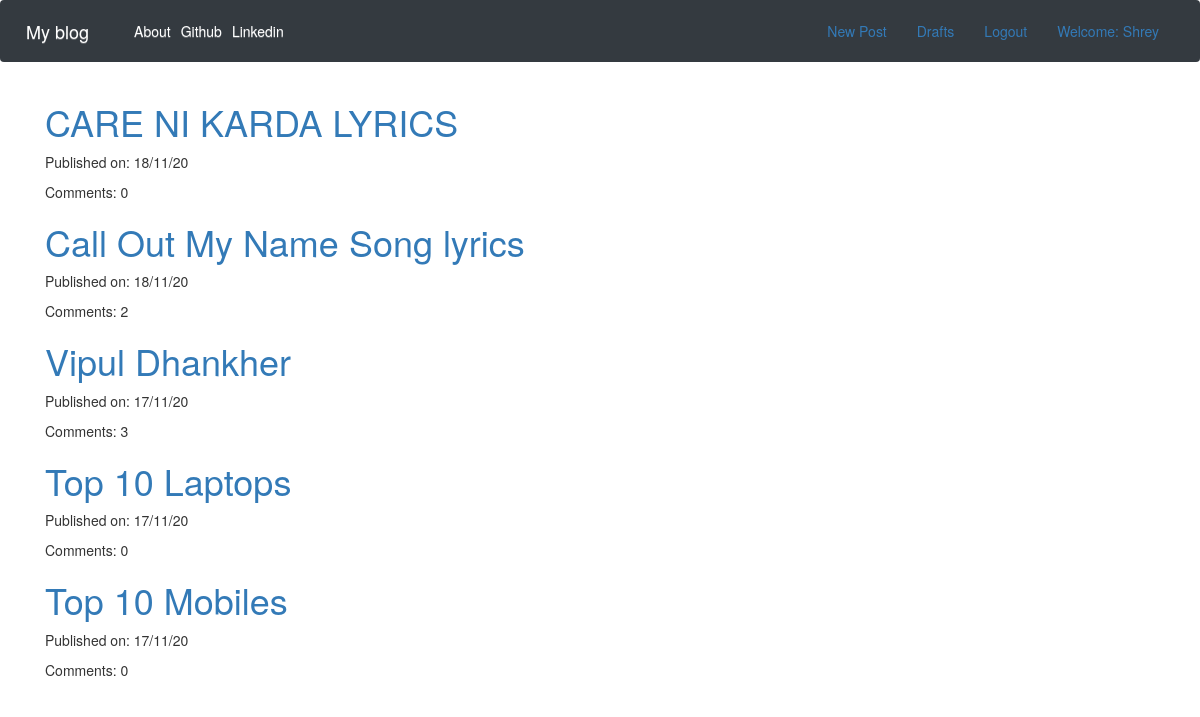
Page /blog/ (signed in) on the committed database.
### blog/models.py (models this page shows, shortened)
class Post(models.Model):
    author = models.ForeignKey('auth.User',on_delete=models.CASCADE)
    title = models.CharField(max_length=200)
    text = models.TextField()
    created_date = models.DateTimeField(default=timezone.now())
    published_date = models.DateTimeField(blank=True,null=True)
    def approve_comments(self):
        return self.comments.filter(approved_comment=True)

### blog/views.py (the view)
# urls.py: path('',views.PostListView.as_view(),name='post_list'),
class PostListView(ListView):
    model = Post
    def get_queryset(self):
        return Post.objects.filter(published_date__lte=timezone.now()).order_by('-published_date')

### blog/templates/blog/post_list.html
{% extends 'blog/base.html' %}
{% block content %}
<div class="centerstage">
  {% for post in post_list %}
  <div class="post">
    <h1><a href="{% url 'blog:post_detail' pk=post.pk %}">{{ post.title }}</a></h1>
    <div class="date">
      <p>Published on: {{post.published_date|date:"d/m/y"}}</p>
    </div>
    <p>Comments: {{ post.approve_comments.count }}</p>
  </div>
  {% endfor %}
</div>
{% endblock %}

### blog/templates/blog/base.html (shortened to what this page needs)
{% load static %}
<!DOCTYPE html>
<html lang="en" dir="ltr">
  <head>
    <link rel="stylesheet" href="https://cdn.jsdelivr.net/npm/bootstrap@4.5.3/dist/css/bootstrap.min.css">
    <link rel="stylesheet" href="https://maxcdn.bootstrapcdn.com/bootstrap/3.3.7/css/bootstrap.min.css">
    <link rel="stylesheet" href="https://maxcdn.bootstrapcdn.com/bootstrap/3.3.7/css/bootstrap-theme.min.css">
    <link rel="stylesheet" href="//cdn.jsdelivr.net/npm/medium-editor@latest/dist/css/medium-editor.min.css" type="text/css" media="screen" charset="utf-8">
    <link rel="stylesheet" href="{% static 'css/blog.css' %}">
  </head>
  <body>
    <nav class="navbar navbar-expand-lg navbar-dark bg-dark navbar-expand{-sm|-md|-lg|-xl}">
      <a class="navbar-brand" href="{% url 'blog:post_list' %}">My blog</a>
 <div class="collapse navbar-collapse" id="navbarNav">
      <ul class="navbar-nav mr-auto">
        <li class="nav-item active"><a class="nav-link"href="{% url 'blog:about' %}">About</a></li>
        <li class="nav-item active"><a class="nav-link"href="https://github.com/Shrey1501">Github</a></li>
        <li class="nav-item active"><a class="nav-link"href="https://www.linkedin.com/in/shreygurehiya/">Linkedin</a></li>
      </ul>
</div>
<div class="collapse navbar-collapse" id="navbarNav">
      <ul class="nav justify-content-end">
        {% if user.is_authenticated %}
        <li class="nav-item active">
            <a class="nav-link" href="{% url 'blog:post_new' %}">New Post</a>
        </li>
        <li class="nav-item active">
            <a class="nav-link" href="{% url 'blog:post_draft_list' %}">Drafts</a>
        </li>
        <li class="nav-item active">
            <a class="nav-link" href="{% url 'logout' %}">Logout</a>
        </li>
        <li class="nav-item active">
          <a class="nav-link">Welcome: {{user.username}}</a>
        </li>
        {% endif %}
      </ul>
    </div>
    </nav>
    <div class="content container">
      <div class="row">
        <div class="col-md-8">
          <div class="blog_posts">
            {% block content %}
            {% endblock %}
          </div>
        </div>
      </div>
    </div>
  </body>
</html>

### blog/static/css/blog.css (style rules this page uses)
.centerstage { margin-left: auto; margin-right: auto; }

### rows in the picture
Post: title "CARE NI KARDA LYRICS", published_date "18/11/20", approve_comments.count "0"
Post: title "Call Out My Name Song lyrics", published_date "18/11/20", approve_comments.count "2"
Post: title "Vipul Dhankher", published_date "17/11/20", approve_comments.count "3"
Post: title "Top 10 Laptops", published_date "17/11/20", approve_comments.count "0"
Post: title "Top 10 Mobiles", published_date "17/11/20", approve_comments.count "0"

### other values in the picture
{{ user.username }} "Shrey"
